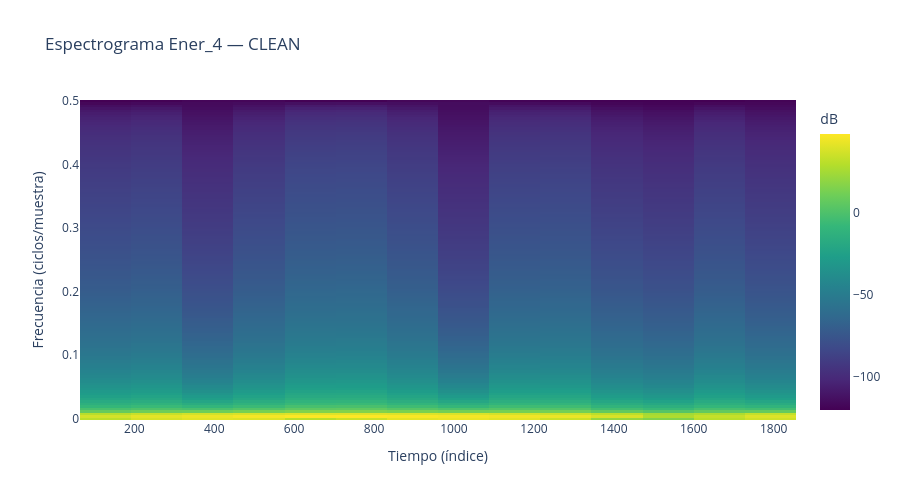

Write notebook code for a chart like this one.
### Markdown cell above
#### ¿El ruido es constante en el tiempo o aparece en ráfagas?

El análisis anterior promedia toda la serie en un solo resultado, así que no distingue si el
ruido está presente todo el tiempo o solo en ciertos tramos. Para verlo, dividimos la serie en
ventanas de tiempo cortas y calculamos el espectro de cada una por separado — así vemos cómo
cambia la composición de frecuencias a lo largo de la serie, no solo en promedio.

### Code cell
nperseg, noverlap = 256, 128
f_stft, t_stft, Sxx_c = signal.spectrogram(e4_clean, fs=fs, nperseg=nperseg,
                                           noverlap=noverlap, window='hann')

fig_spec_c = go.Figure(go.Heatmap(
    x=t_stft, y=f_stft, z=10 * np.log10(Sxx_c + 1e-12),
    colorscale='Viridis', colorbar=dict(title='dB')))
fig_spec_c.update_layout(title='Espectrograma Ener_4 — CLEAN',
                         xaxis_title='Tiempo (índice)',
                         yaxis_title='Frecuencia (ciclos/muestra)', height=500)
fig_spec_c.write_html('../results/figuras/fase2_ener4_espectrograma_clean.html', auto_open=False)
fig_spec_c.show()

### Figure 1 — Plotly figure (JSON) as saved in the notebook; plotly's stock layout.template omitted (floating-point values rounded to 4 significant figures; data arrays with more than 128 entries replaced by an {"elided": "..."} marker saying what was removed)
{"data": [{"colorbar": {"title": {"text": "dB"}}, "colorscale": [[0, "#440154"], [0.1111, "#482878"], [0.2222, "#3e4989"], [0.3333, "#31688e"], [0.4444, "#26828e"], [0.5556, "#1f9e89"], [0.6667, "#35b779"], [0.7778, "#6ece58"], [0.8889, "#b5de2b"], [1, "#fde725"]], "type": "heatmap", "x": [128.0, 256.0, 384.0, 512.0, 640.0, 768.0, 896.0, 1024.0, 1152.0, 1280.0, 1408.0, 1536.0, 1664.0, 1792.0], "y": {"elided": "129 float values"}, "z": {"elided": "129x14 float values"}}], "layout": {"height": 500, "title": {"text": "Espectrograma Ener_4 — CLEAN"}, "xaxis": {"title": {"text": "Tiempo (índice)"}}, "yaxis": {"title": {"text": "Frecuencia (ciclos/muestra)"}}}}
